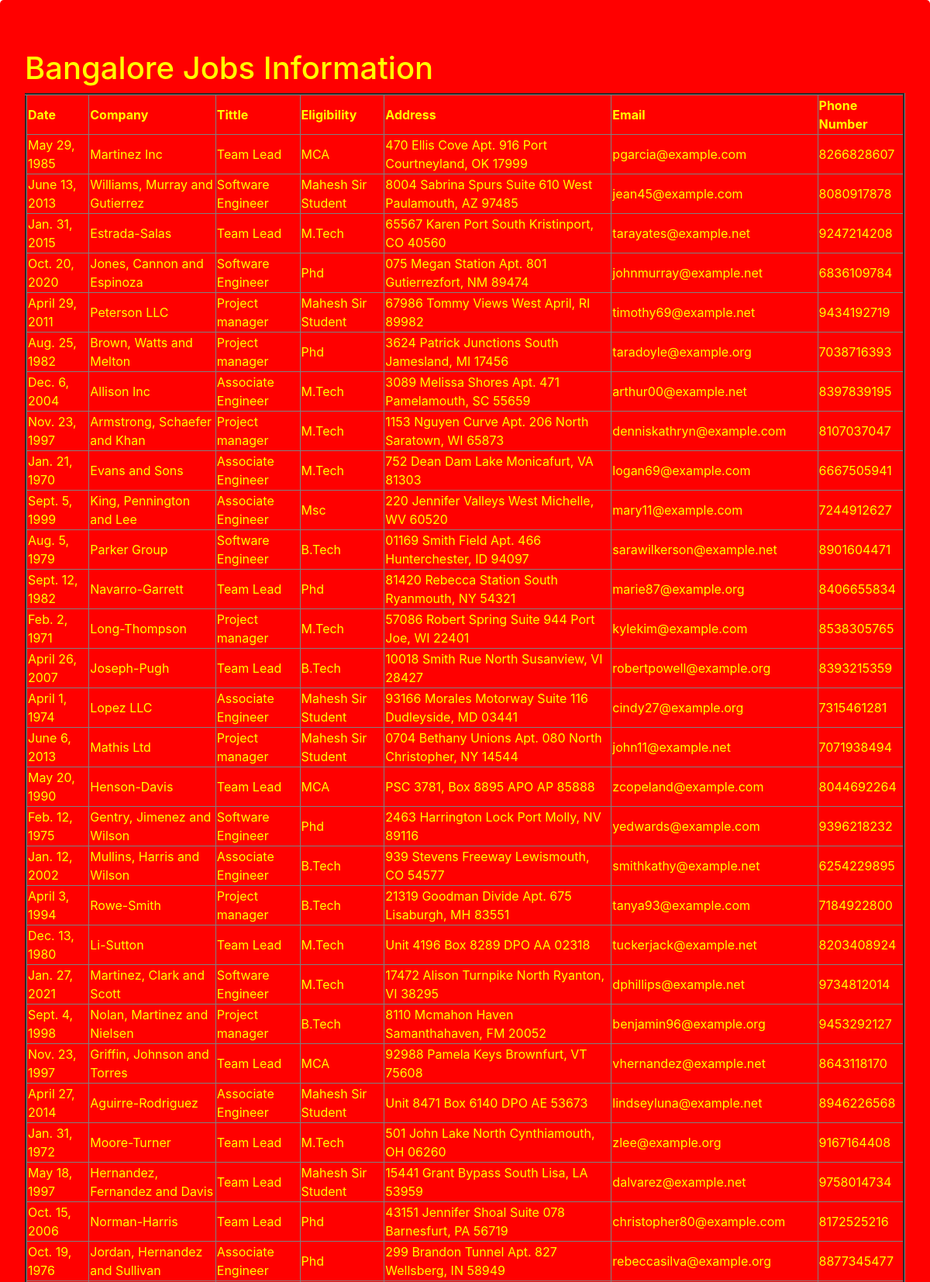
Page /bngjobs/ (upper part) on the committed database.
### testapp/models.py (models this page shows)
class BngJobs(models.Model):
    date = models.DateField()
    company = models.CharField(max_length=30)
    tittle = models.CharField(max_length=30)
    eligibility = models.CharField(max_length=30)
    address = models.CharField(max_length=256)
    email = models.EmailField(max_length=30)
    phonenumber = models.BigIntegerField()

### testapp/views.py (the view)
# urls.py: path("bngjobs/", views.bngjobs_view),
def bngjobs_view(request):
    jobs_list = BngJobs.objects.all()
    my_dict = {'jobs_list':jobs_list}
    return render(request,'testapp/bngjobs.html',my_dict)

### templates/testapp/bngjobs.html (shortened to what this page needs)
<!DOCTYPE html>
{% load static %}
<html lang="en" dir="ltr">
  <head>
    <link rel="stylesheet" href="https://cdn.jsdelivr.net/npm/bootstrap@4.6.2/dist/css/bootstrap.min.css">
    <link rel="stylesheet" href="{% static 'css/jobs.css' %}">
  </head>
  <body>
    <div class="jumbotron">
    <h1>Bangalore Jobs Information</h1>
    {% if jobs_list %}
    <table border="3">
      <thead>
        <th>Date</th>
        <th>Company</th>
        <th>Tittle</th>
        <th>Eligibility</th>
        <th>Address</th>
        <th>Email</th>
        <th>Phone Number</th>
      </thead>
      {% for job in jobs_list %}
      <tr>
        <td>{{job.date}}</td>
        <td>{{job.company}}</td>
        <td>{{job.tittle}}</td>
        <td>{{job.eligibility}}</td>
        <td>{{job.address}}</td>
        <td>{{job.email}}</td>
        <td>{{job.phonenumber}}</td>
      </tr>
      {% endfor %}
    </table>
    {% else %}
    <p>No Jobs In Bangalore....</p>
    {% endif %}
   </div>
  </body>
</html>

### static/css/jobs.css (style rules this page uses)
.jumbotron { background: red; color: yellow; border: 2px sloid green; }

### rows in the picture
BngJobs: date "May 29, 1985", company "Martinez Inc", tittle "Team Lead", eligibility "MCA", address "470 Ellis Cove Apt. 916 Port Courtneyland, OK 17999", email "pgarcia@example.com", phonenumber "8266828607"
BngJobs: date "June 13, 2013", company "Williams, Murray and Gutierrez", tittle "Software Engineer", eligibility "Mahesh Sir Student", address "8004 Sabrina Spurs Suite 610 West Paulamouth, AZ 97485", email "jean45@example.com", phonenumber "8080917878"
BngJobs: date "Jan. 31, 2015", company "Estrada-Salas", tittle "Team Lead", eligibility "M.Tech", address "65567 Karen Port South Kristinport, CO 40560", email "tarayates@example.net", phonenumber "9247214208"
BngJobs: date "Oct. 20, 2020", company "Jones, Cannon and Espinoza", tittle "Software Engineer", eligibility "Phd", address "075 Megan Station Apt. 801 Gutierrezfort, NM 89474", email "johnmurray@example.net", phonenumber "6836109784"
BngJobs: date "April 29, 2011", company "Peterson LLC", tittle "Project manager", eligibility "Mahesh Sir Student", address "67986 Tommy Views West April, RI 89982", email "timothy69@example.net", phonenumber "9434192719"
BngJobs: date "Aug. 25, 1982", company "Brown, Watts and Melton", tittle "Project manager", eligibility "Phd", address "3624 Patrick Junctions South Jamesland, MI 17456", email "taradoyle@example.org", phonenumber "7038716393"
BngJobs: date "Dec. 6, 2004", company "Allison Inc", tittle "Associate Engineer", eligibility "M.Tech", address "3089 Melissa Shores Apt. 471 Pamelamouth, SC 55659", email "arthur00@example.net", phonenumber "8397839195"
BngJobs: date "Nov. 23, 1997", company "Armstrong, Schaefer and Khan", tittle "Project manager", eligibility "M.Tech", address "1153 Nguyen Curve Apt. 206 North Saratown, WI 65873", email "denniskathryn@example.com", phonenumber "8107037047"
BngJobs: date "Jan. 21, 1970", company "Evans and Sons", tittle "Associate Engineer", eligibility "M.Tech", address "752 Dean Dam Lake Monicafurt, VA 81303", email "logan69@example.com", phonenumber "6667505941"
BngJobs: date "Sept. 5, 1999", company "King, Pennington and Lee", tittle "Associate Engineer", eligibility "Msc", address "220 Jennifer Valleys West Michelle, WV 60520", email "mary11@example.com", phonenumber "7244912627"
BngJobs: date "Aug. 5, 1979", company "Parker Group", tittle "Software Engineer", eligibility "B.Tech", address "01169 Smith Field Apt. 466 Hunterchester, ID 94097", email "sarawilkerson@example.net", phonenumber "8901604471"
BngJobs: date "Sept. 12, 1982", company "Navarro-Garrett", tittle "Team Lead", eligibility "Phd", address "81420 Rebecca Station South Ryanmouth, NY 54321", email "marie87@example.org", phonenumber "8406655834"
BngJobs: date "Feb. 2, 1971", company "Long-Thompson", tittle "Project manager", eligibility "M.Tech", address "57086 Robert Spring Suite 944 Port Joe, WI 22401", email "kylekim@example.com", phonenumber "8538305765"
BngJobs: date "April 26, 2007", company "Joseph-Pugh", tittle "Team Lead", eligibility "B.Tech", address "10018 Smith Rue North Susanview, VI 28427", email "robertpowell@example.org", phonenumber "8393215359"
BngJobs: date "April 1, 1974", company "Lopez LLC", tittle "Associate Engineer", eligibility "Mahesh Sir Student", address "93166 Morales Motorway Suite 116 Dudleyside, MD 03441", email "cindy27@example.org", phonenumber "7315461281"
BngJobs: date "June 6, 2013", company "Mathis Ltd", tittle "Project manager", eligibility "Mahesh Sir Student", address "0704 Bethany Unions Apt. 080 North Christopher, NY 14544", email "john11@example.net", phonenumber "7071938494"
BngJobs: date "May 20, 1990", company "Henson-Davis", tittle "Team Lead", eligibility "MCA", address "PSC 3781, Box 8895 APO AP 85888", email "zcopeland@example.com", phonenumber "8044692264"
BngJobs: date "Feb. 12, 1975", company "Gentry, Jimenez and Wilson", tittle "Software Engineer", eligibility "Phd", address "2463 Harrington Lock Port Molly, NV 89116", email "yedwards@example.com", phonenumber "9396218232"
BngJobs: date "Jan. 12, 2002", company "Mullins, Harris and Wilson", tittle "Associate Engineer", eligibility "B.Tech", address "939 Stevens Freeway Lewismouth, CO 54577", email "smithkathy@example.net", phonenumber "6254229895"
BngJobs: date "April 3, 1994", company "Rowe-Smith", tittle "Project manager", eligibility "B.Tech", address "21319 Goodman Divide Apt. 675 Lisaburgh, MH 83551", email "tanya93@example.com", phonenumber "7184922800"
BngJobs: date "Dec. 13, 1980", company "Li-Sutton", tittle "Team Lead", eligibility "M.Tech", address "Unit 4196 Box 8289 DPO AA 02318", email "tuckerjack@example.net", phonenumber "8203408924"
BngJobs: date "Jan. 27, 2021", company "Martinez, Clark and Scott", tittle "Software Engineer", eligibility "M.Tech", address "17472 Alison Turnpike North Ryanton, VI 38295", email "dphillips@example.net", phonenumber "9734812014"
BngJobs: date "Sept. 4, 1998", company "Nolan, Martinez and Nielsen", tittle "Project manager", eligibility "B.Tech", address "8110 Mcmahon Haven Samanthahaven, FM 20052", email "benjamin96@example.org", phonenumber "9453292127"
BngJobs: date "Nov. 23, 1997", company "Griffin, Johnson and Torres", tittle "Team Lead", eligibility "MCA", address "92988 Pamela Keys Brownfurt, VT 75608", email "vhernandez@example.net", phonenumber "8643118170"
BngJobs: date "April 27, 2014", company "Aguirre-Rodriguez", tittle "Associate Engineer", eligibility "Mahesh Sir Student", address "Unit 8471 Box 6140 DPO AE 53673", email "lindseyluna@example.net", phonenumber "8946226568"
BngJobs: date "Jan. 31, 1972", company "Moore-Turner", tittle "Team Lead", eligibility "M.Tech", address "501 John Lake North Cynthiamouth, OH 06260", email "zlee@example.org", phonenumber "9167164408"
BngJobs: date "May 18, 1997", company "Hernandez, Fernandez and Davis", tittle "Team Lead", eligibility "Mahesh Sir Student", address "15441 Grant Bypass South Lisa, LA 53959", email "dalvarez@example.net", phonenumber "9758014734"
BngJobs: date "Oct. 15, 2006", company "Norman-Harris", tittle "Team Lead", eligibility "Phd", address "43151 Jennifer Shoal Suite 078 Barnesfurt, PA 56719", email "christopher80@example.com", phonenumber "8172525216"
BngJobs: date "Oct. 19, 1976", company "Jordan, Hernandez and Sullivan", tittle "Associate Engineer", eligibility "Phd", address "299 Brandon Tunnel Apt. 827 Wellsberg, IN 58949", email "rebeccasilva@example.org", phonenumber "8877345477"
